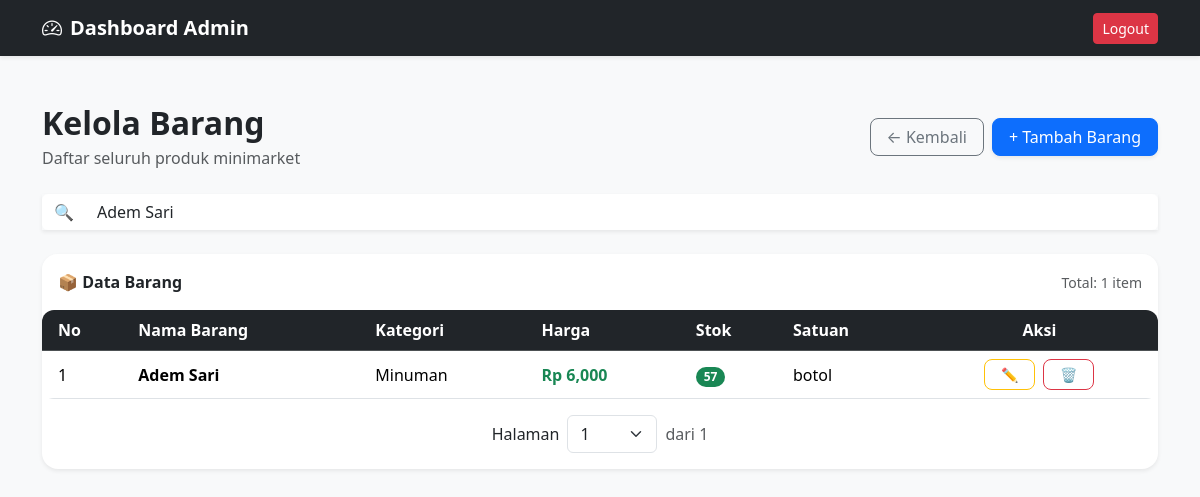
The app's page /admin/barang/index.php?cari=Adem Sari  (signed in), older data.
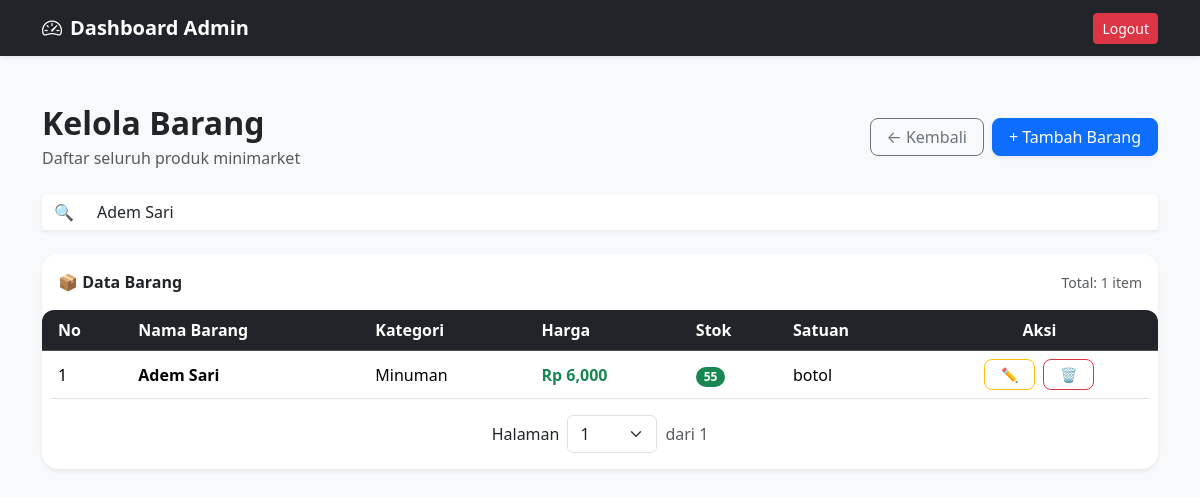
The same page, newer data.
### tables this page shows
CREATE TABLE `barang` (
  `id_barang` int NOT NULL,
  `id_kategori` int NOT NULL,
  `id_satuan` int NOT NULL,
  `nama_barang` varchar(100) NOT NULL,
  `harga` int NOT NULL,
  `stok` int NOT NULL DEFAULT '0',
  `created_at` timestamp NOT NULL DEFAULT CURRENT_TIMESTAMP
);

CREATE TABLE `kategori` (
  `id_kategori` int NOT NULL,
  `nama_kategori` varchar(100) NOT NULL
);

CREATE TABLE `satuan` (
  `id_satuan` int NOT NULL,
  `nama_satuan` varchar(50) NOT NULL
);

### admin/barang/index.php (the view, shortened to what this page needs)
<?php
include '../../config/db.php';
$cari = $_GET['cari'] ?? '';
$limit = 15;
$halaman = isset($_GET['hal']) ? (int)$_GET['hal'] : 1;
$offset = ($halaman - 1) * $limit;
$query = mysqli_query(
    $koneksi,
    "SELECT barang.*,
            kategori.nama_kategori,
            satuan.nama_satuan
        FROM barang
        LEFT JOIN kategori
            ON barang.id_kategori = kategori.id_kategori
        LEFT JOIN satuan
            ON barang.id_satuan = satuan.id_satuan
        WHERE barang.nama_barang LIKE '%$cari%'
            OR barang.harga LIKE '%$cari%'
            OR barang.stok LIKE '%$cari%'
            OR kategori.nama_kategori LIKE '%$cari%'
            -- FILTER STATUS STOK
            OR ('$cari' = 'habis' AND barang.stok = 0)
            OR ('$cari' = 'low' AND barang.stok > 0 AND barang.stok <= 5)
            OR ('$cari' = 'aman' AND barang.stok > 5)
        ORDER BY barang.id_barang DESC
        LIMIT $offset, $limit"
);
$total_data = mysqli_num_rows(
    mysqli_query(
        $koneksi,
        "SELECT barang.id_barang
        FROM barang
        LEFT JOIN kategori
            ON barang.id_kategori = kategori.id_kategori
        LEFT JOIN satuan
            ON barang.id_satuan = satuan.id_satuan
        WHERE barang.nama_barang LIKE '%$cari%'
            OR barang.harga LIKE '%$cari%'
            OR barang.stok LIKE '%$cari%'
            OR kategori.nama_kategori LIKE '%$cari%'
            OR ('$cari' = 'habis' AND barang.stok = 0)
            OR ('$cari' = 'low' AND barang.stok > 0 AND barang.stok <= 5)
            OR ('$cari' = 'aman' AND barang.stok > 5)"
    )
);
$total_halaman = ceil($total_data / $limit);
$total_all = mysqli_query(
    $koneksi,
    "SELECT barang.id_barang
    FROM barang
    LEFT JOIN kategori
        ON barang.id_kategori = kategori.id_kategori
    LEFT JOIN satuan
        ON barang.id_satuan = satuan.id_satuan
    WHERE barang.nama_barang LIKE '%$cari%'
        OR barang.harga LIKE '%$cari%'
        OR barang.stok LIKE '%$cari%'
        OR kategori.nama_kategori LIKE '%$cari%'
        OR ('$cari' = 'habis' AND barang.stok = 0)
        OR ('$cari' = 'low' AND barang.stok > 0 AND barang.stok <= 5)
        OR ('$cari' = 'aman' AND barang.stok > 5)"
);
$total_semua = mysqli_num_rows($total_all);
?>
<!DOCTYPE html>
<html lang="id">
<head>
    <link href="https://cdn.jsdelivr.net/npm/bootstrap@5.3.8/dist/css/bootstrap.min.css" rel="stylesheet"
>
    <link rel="stylesheet" href="https://cdn.jsdelivr.net/npm/bootstrap-icons@1.11.3/font/bootstrap-icons.min.css">
</head>
<body class="bg-light">
    <nav class="navbar navbar-expand-lg navbar-dark bg-dark shadow-sm">
        <div class="container">
            <a href="../index.php" class="navbar-brand fw-bold text-decoration-none">
                <span class="navbar-brand fw-bold">
                    <i class="bi bi-speedometer2 me-2"></i>Dashboard Admin
                </span>
            </a>
            <div class="ms-auto">
                <a href="../../auth/logout.php" class="btn btn-danger btn-sm">
                    Logout
                </a>
            </div>
        </div>
    </nav>
    <div class="container py-5">
        <div class="d-flex justify-content-between align-items-center mb-4">
            <div>
                <h2 class="fw-bold mb-1">Kelola Barang</h2>
                <p class="text-muted mb-0">Daftar seluruh produk minimarket</p>
            </div>
            <div class="d-flex gap-2">
                <a href="../index.php" class="btn btn-outline-secondary rounded-3 px-3">
                    ← Kembali
                </a>
                <a href="tambah.php" class="btn btn-primary rounded-3 px-3 shadow-sm">
                    + Tambah Barang
                </a>
            </div>
        </div>
        <form method="GET" class="mb-4" id="formCari">
            <div class="input-group shadow-sm">
                <span class="input-group-text bg-white border-0">🔍</span>
                <input type="text" id="inputCari" name="cari" class="form-control border-0"
                    placeholder="Cari barang, kategori, harga, stok..." value="<?= htmlspecialchars($cari); ?>">
            </div>
        </form>
        <div class="card border-0 shadow-sm rounded-4 overflow-hidden">
            <div class="card-header bg-white border-0 py-3">
                <div class="d-flex justify-content-between align-items-center">
                    <strong class="fs-6">📦 Data Barang</strong>
                    <span class="text-muted small">
                        Total: <?= $total_semua; ?> item
                    </span>
                </div>
            </div>
            <div class="card-body p-0">
                <div class="table-scroll" id="tableScroll">
                    <table class="table align-middle mb-0 table-hover">
                        <thead class="table-dark">
                            <tr>
                                <th class="ps-3">No</th>
                                <th>Nama Barang</th>
                                <th>Kategori</th>
                                <th>Harga</th>
                                <th>Stok</th>
                                <th>Satuan</th>
                                <th class="text-center">Aksi</th>
                            </tr>
                        </thead>
                        <tbody>
                            <?php $no = $offset + 1; while ($barang = mysqli_fetch_assoc($query)) : ?>
                            <tr>
                                <td class="ps-3"><?= $no++; ?></td>
                                <td class="fw-semibold"> <?= $barang['nama_barang']; ?> </td>
                                <td>
                                    <span class="rounded-pill">
                                        <?= $barang['nama_kategori'] ?? '-'; ?>
                                    </span>
                                </td>
                                <td class="text-success fw-semibold">
                                    Rp <?= number_format($barang['harga']); ?>
                                </td>
                                <td>
                                    <?php if ($barang['stok'] <= 0): ?>
                                    <span class="badge badge-habis rounded-pill">
                                        HABIS
                                    </span>
                                    <?php elseif ($barang['stok'] <= 5): ?>
                                    <span class="badge bg-danger rounded-pill">
                                        <?= $barang['stok']; ?> (LOW)
                                    </span>
                                    <?php elseif ($barang['stok'] <= 20): ?>
                                    <span class="badge bg-warning text-dark rounded-pill">
                                        <?= $barang['stok']; ?>
                                    </span>
                                    <?php else: ?>
                                    <span class="badge bg-success rounded-pill">
                                        <?= $barang['stok']; ?>
                                    </span>
                                    <?php endif; ?>
                                </td>
                                <td> <?= $barang['nama_satuan'] ?? '-'; ?> </td>
                                <td>
                                    <div class="d-flex justify-content-center gap-2">
                                        <a href="edit.php?id=<?= $barang['id_barang']; ?>"
                                            class="btn btn-sm btn-outline-warning rounded-3 px-3">
                                            ✏️
                                        </a>
                                        <a href="../../proses/admin/hapus/proses_hapus_barang.php?id=<?= $barang['id_barang']; ?>"
                                            class="btn btn-sm btn-outline-danger rounded-3 px-3"
                                            onclick="return confirm('Yakin ingin menghapus barang ini?')">
                                            🗑️
                                        </a>
                                    </div>
                                </td>
                            </tr>
                            <?php endwhile; ?>
                        </tbody>
                    </table>
                </div>
                <div class="d-flex justify-content-center align-items-center gap-2 mt-3 mb-3">
                    <form method="GET" class="d-flex align-items-center gap-2">
                        <span>Halaman</span>
                        <select name="hal" class="form-select" onchange="this.form.submit()" style="width:90px">
                            <?php for ($i = 1; $i <= $total_halaman; $i++): ?>
                            <option value="<?= $i ?>" <?= $halaman == $i ? 'selected' : '' ?>>
                                <?= $i ?>
                            </option>
                            <?php endfor; ?>
                        </select>
                        <span class="text-muted">
                            dari <?= $total_halaman ?>
                        </span>
                    </form>
                </div>
            </div>
        </div>
    </div>
</body>
</html>

### admin/barang/index.php (style rules this page uses)
.table-scroll { max-height: 420px; overflow-y: auto; border-radius: 12px; }
.table-scroll thead th { position: sticky; top: 0; z-index: 10; background: #212529; }
.table-scroll table { margin-bottom: 0; }
.card { border-radius: 16px; }
.btn { transition: 0.2s; }

Row changes from the older to the newer data that the page shows:
changed barang "Adem Sari": stok "57" → "55"
